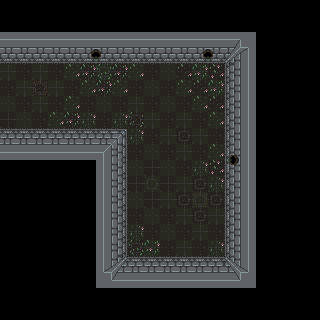

This game map was drawn from its Tiled (.tmx) file and the tilesets committed beside it. A one-line description and the full map source follow:
An orthogonal 20x20 tile map with 16x16 px tiles, 1 tile layer (Tile Layer 1).

<map version="1.2" tiledversion="1.2.3" orientation="orthogonal" renderorder="right-down" width="20" height="20" tilewidth="16" tileheight="16" infinite="0" nextlayerid="2" nextobjectid="1">
 <tileset firstgid="1" source="Basic Tileset Inside.tsx" />
 <layer id="1" name="Tile Layer 1" width="20" height="20">
  <data encoding="csv">
88,88,88,88,88,88,88,88,88,88,88,88,88,88,88,88,88,88,88,88,
88,88,88,88,88,88,88,88,88,88,88,88,88,88,88,88,88,88,88,88,
41,41,41,41,41,41,41,41,41,41,41,41,41,41,3,4,88,88,88,88,
9,9,9,9,9,11,12,9,9,9,9,9,11,12,19,20,88,88,88,88,
92,81,92,81,93,86,80,86,93,81,91,83,96,85,10,42,88,88,88,88,
81,92,65,92,81,93,86,93,81,91,81,93,83,96,10,42,88,88,88,88,
91,81,92,81,93,81,91,81,92,81,91,81,93,83,10,42,88,88,88,88,
82,91,81,93,86,94,81,94,68,92,81,92,81,93,10,42,88,88,88,88,
26,26,26,26,26,26,7,8,94,81,92,66,92,81,10,42,88,88,88,88,
58,58,58,58,58,58,23,24,81,91,81,92,81,93,14,42,88,88,88,88,
88,88,88,88,88,88,57,25,91,82,91,81,94,85,30,42,88,88,88,88,
88,88,88,88,88,88,57,25,82,76,82,92,66,94,10,42,88,88,88,88,
88,88,88,88,88,88,57,25,91,82,92,66,75,66,10,42,88,88,88,88,
88,88,88,88,88,88,57,25,81,91,81,92,66,92,10,42,88,88,88,88,
88,88,88,88,88,88,57,25,94,81,91,81,92,81,10,42,88,88,88,88,
88,88,88,88,88,88,57,25,70,96,81,92,81,94,10,42,88,88,88,88,
88,88,88,88,88,88,33,34,26,26,26,26,26,26,35,36,88,88,88,88,
88,88,88,88,88,88,49,50,58,58,58,58,58,58,51,52,88,88,88,88,
88,88,88,88,88,88,88,88,88,88,88,88,88,88,88,88,88,88,88,88,
88,88,88,88,88,88,88,88,88,88,88,88,88,88,88,88,88,88,88,88
</data>
 </layer>
</map>